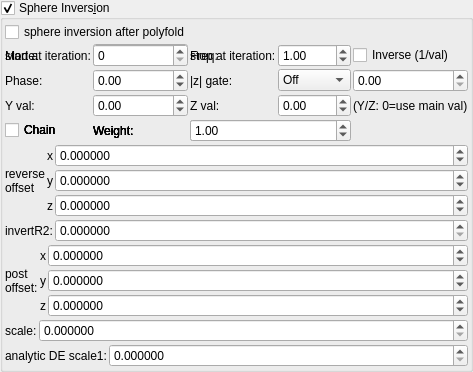
    <widget class="MyGroupBox" name="groupCheck_transf_sphere_inversion_enabled_false">
     <property name="title">
      <string>Sphere Invers&amp;ion</string>
     </property>
     <property name="checkable">
      <bool>true</bool>
     </property>
     <layout class="QVBoxLayout" name="verticalLayout_9" stretch="0,0,0,0,0,0,0">
      <property name="spacing">
       <number>2</number>
      </property>
      <property name="leftMargin">
       <number>2</number>
      </property>
      <property name="topMargin">
       <number>2</number>
      </property>
      <property name="rightMargin">
       <number>2</number>
      </property>
      <property name="bottomMargin">
       <number>2</number>
      </property>
      <item>
       <widget class="MyCheckBox" name="checkBox_transf_function_enabledI_false">
        <property name="text">
         <string notr="true">sphere inversion after polyfold</string>
        </property>
       </widget>
      </item>
      <item>
       <layout class="QGridLayout" name="gridLayout_69">
        <property name="spacing">
         <number>2</number>
        </property>
        <item row="1" column="3">
         <widget class="MySpinBox" name="spinboxInt_transf_stop_iterations_D1">
          <property name="sizePolicy">
           <sizepolicy hsizetype="Minimum" vsizetype="Maximum">
            <horstretch>0</horstretch>
            <verstretch>0</verstretch>
           </sizepolicy>
          </property>
          <property name="maximum">
           <number>999</number>
          </property>
         </widget>
        </item>
      <item row="1" column="0">
       <widget class="QLabel"><property name="text"><string>Mode:</string></property></widget>
      </item>
      <item row="1" column="1">
       <widget class="MyComboBox" name="comboBox_transf_multiplier_value_mode_3">
        <item><property name="text"><string notr="true">Constant</string></property></item>
        <item><property name="text"><string notr="true">Sine</string></property></item>
        <item><property name="text"><string notr="true">Ramp</string></property></item>
        <item><property name="text"><string notr="true">Exponential</string></property></item>
        <item><property name="text"><string notr="true">Triangle</string></property></item>
        <item><property name="text"><string notr="true">Square</string></property></item>
        <item><property name="text"><string notr="true">Smoothstep</string></property></item>
        <item><property name="text"><string notr="true">Noise</string></property></item>
        <item><property name="text"><string notr="true">Ping-pong</string></property></item>
        <item><property name="text"><string notr="true">Stepped</string></property></item>
       </widget>
      </item>
      <item row="1" column="2">
       <widget class="QLabel"><property name="text"><string>Freq:</string></property></widget>
      </item>
      <item row="1" column="3">
       <widget class="MyDoubleSpinBox" name="spinbox_transf_multiplier_frequency_3">
        <property name="minimum"><double>0.01</double></property><property name="maximum"><double>100.0</double></property>
        <property name="singleStep"><double>0.1</double></property><property name="value"><double>1.0</double></property>
       </widget>
      </item>
      <item row="1" column="4" colspan="2">
       <widget class="MyCheckBox" name="checkBox_transf_multiplier_inverse_3">
        <property name="text"><string>Inverse (1/val)</string></property>
       </widget>
      </item>
      <item row="2" column="0">
       <widget class="QLabel"><property name="text"><string>Phase:</string></property></widget>
      </item>
      <item row="2" column="1">
       <widget class="MyDoubleSpinBox" name="spinbox_transf_multiplier_phase_3">
        <property name="minimum"><double>-10.0</double></property><property name="maximum"><double>10.0</double></property>
        <property name="singleStep"><double>0.1</double></property><property name="value"><double>0.0</double></property>
       </widget>
      </item>
      <item row="2" column="2">
       <widget class="QLabel"><property name="text"><string>|z| gate:</string></property></widget>
      </item>
      <item row="2" column="3">
       <widget class="MyComboBox" name="comboBox_transf_multiplier_threshold_mode_3">
        <item><property name="text"><string notr="true">Off</string></property></item>
        <item><property name="text"><string notr="true">&gt; thresh</string></property></item>
        <item><property name="text"><string notr="true">&lt; thresh</string></property></item>
       </widget>
      </item>
      <item row="2" column="4" colspan="2">
       <widget class="MyDoubleSpinBox" name="spinbox_transf_multiplier_threshold_3">
        <property name="minimum"><double>0.0</double></property><property name="maximum"><double>1000.0</double></property>
        <property name="singleStep"><double>0.1</double></property><property name="value"><double>0.0</double></property>
       </widget>
      </item>
      <item row="3" column="0">
       <widget class="QLabel"><property name="text"><string>Y val:</string></property></widget>
      </item>
      <item row="3" column="1">
       <widget class="MyDoubleSpinBox" name="spinbox_transf_multiplier_scale_y_3">
        <property name="minimum"><double>-100.0</double></property><property name="maximum"><double>100.0</double></property>
        <property name="singleStep"><double>0.01</double></property><property name="value"><double>0.0</double></property>
       </widget>
      </item>
      <item row="3" column="2">
       <widget class="QLabel"><property name="text"><string>Z val:</string></property></widget>
      </item>
      <item row="3" column="3">
       <widget class="MyDoubleSpinBox" name="spinbox_transf_multiplier_scale_z_3">
        <property name="minimum"><double>-100.0</double></property><property name="maximum"><double>100.0</double></property>
        <property name="singleStep"><double>0.01</double></property><property name="value"><double>0.0</double></property>
       </widget>
      </item>
      <item row="3" column="4" colspan="2">
       <widget class="QLabel"><property name="text"><string notr="true">(Y/Z: 0=use main val)</string></property></widget>
      </item>
      <item row="4" column="0">
       <widget class="MyCheckBox" name="checkBox_transf_multiplier_chain_5">
        <property name="text"><string>Chain</string></property>
       </widget>
      </item>
      <item row="4" column="1">
       <widget class="QLabel"><property name="text"><string>Weight:</string></property></widget>
      </item>
      <item row="4" column="2" colspan="2">
       <widget class="MyDoubleSpinBox" name="spinbox_transf_multiplier_weight_5">
        <property name="minimum"><double>0.0</double></property><property name="maximum"><double>10.0</double></property>
        <property name="singleStep"><double>0.1</double></property><property name="value"><double>1.0</double></property>
       </widget>
      </item>
      <item row="4" column="0">
       <widget class="MyCheckBox" name="checkBox_transf_multiplier_chain_4">
        <property name="text"><string>Chain</string></property>
       </widget>
      </item>
      <item row="4" column="1">
       <widget class="QLabel"><property name="text"><string>Weight:</string></property></widget>
      </item>
      <item row="4" column="2" colspan="2">
       <widget class="MyDoubleSpinBox" name="spinbox_transf_multiplier_weight_4">
        <property name="minimum"><double>0.0</double></property><property name="maximum"><double>10.0</double></property>
        <property name="singleStep"><double>0.1</double></property><property name="value"><double>1.0</double></property>
       </widget>
      </item>
      <item row="4" column="0">
       <widget class="MyCheckBox" name="checkBox_transf_multiplier_chain_3">
        <property name="text"><string>Chain</string></property>
       </widget>
      </item>
      <item row="4" column="1">
       <widget class="QLabel"><property name="text"><string>Weight:</string></property></widget>
      </item>
      <item row="4" column="2" colspan="2">
       <widget class="MyDoubleSpinBox" name="spinbox_transf_multiplier_weight_3">
        <property name="minimum"><double>0.0</double></property><property name="maximum"><double>10.0</double></property>
        <property name="singleStep"><double>0.1</double></property><property name="value"><double>1.0</double></property>
       </widget>
      </item>
      <item row="4" column="0">
       <widget class="MyCheckBox" name="checkBox_transf_multiplier_chain_2">
        <property name="text"><string>Chain</string></property>
       </widget>
      </item>
      <item row="4" column="1">
       <widget class="QLabel"><property name="text"><string>Weight:</string></property></widget>
      </item>
      <item row="4" column="2" colspan="2">
       <widget class="MyDoubleSpinBox" name="spinbox_transf_multiplier_weight_2">
        <property name="minimum"><double>0.0</double></property><property name="maximum"><double>10.0</double></property>
        <property name="singleStep"><double>0.1</double></property><property name="value"><double>1.0</double></property>
       </widget>
      </item>
      <item row="4" column="0">
       <widget class="MyCheckBox" name="checkBox_transf_multiplier_chain_1">
        <property name="text"><string>Chain</string></property>
       </widget>
      </item>
      <item row="4" column="1">
       <widget class="QLabel"><property name="text"><string>Weight:</string></property></widget>
      </item>
      <item row="4" column="2" colspan="2">
       <widget class="MyDoubleSpinBox" name="spinbox_transf_multiplier_weight_1">
        <property name="minimum"><double>0.0</double></property><property name="maximum"><double>10.0</double></property>
        <property name="singleStep"><double>0.1</double></property><property name="value"><double>1.0</double></property>
       </widget>
      </item>
        <item row="1" column="1">
         <widget class="MySpinBox" name="spinboxInt_transf_start_iterations_D">
          <property name="sizePolicy">
           <sizepolicy hsizetype="Minimum" vsizetype="Maximum">
            <horstretch>0</horstretch>
            <verstretch>0</verstretch>
           </sizepolicy>
          </property>
          <property name="maximum">
           <number>999</number>
          </property>
         </widget>
        </item>
        <item row="1" column="0">
         <widget class="QLabel" name="label_260">
          <property name="text">
           <string>start at iteration:</string>
          </property>
         </widget>
        </item>
        <item row="1" column="2">
         <widget class="QLabel" name="label_268">
          <property name="text">
           <string>stop at iteration:</string>
          </property>
         </widget>
        </item>
       </layout>
      </item>
      <item>
       <layout class="QGridLayout" name="gridLayout_40" columnstretch="0,0,1">
        <property name="spacing">
         <number>2</number>
        </property>
        <item row="1" column="1">
         <widget class="QLabel" name="label_144">
          <property name="text">
           <string notr="true">y</string>
          </property>
         </widget>
        </item>
        <item row="0" column="1">
         <widget class="QLabel" name="label_146">
          <property name="text">
           <string notr="true">x</string>
          </property>
         </widget>
        </item>
        <item row="2" column="1">
         <widget class="QLabel" name="label_148">
          <property name="text">
           <string notr="true">z</string>
          </property>
         </widget>
        </item>
        <item row="0" column="0" rowspan="3">
         <widget class="QLabel" name="label_282">
          <property name="text">
           <string>reverse
offset</string>
          </property>
         </widget>
        </item>
        <item row="0" column="2">
         <widget class="MyDoubleSpinBox" name="spinbox3_transf_offset_000_x">
          <property name="sizePolicy">
           <sizepolicy hsizetype="Minimum" vsizetype="Maximum">
            <horstretch>0</horstretch>
            <verstretch>0</verstretch>
           </sizepolicy>
          </property>
          <property name="font">
           <font>
            <weight>50</weight>
            <bold>false</bold>
           </font>
          </property>
          <property name="prefix">
           <string/>
          </property>
          <property name="suffix">
           <string/>
          </property>
          <property name="decimals">
           <number>6</number>
          </property>
          <property name="minimum">
           <double>-99.989999999999995</double>
          </property>
          <property name="maximum">
           <double>99.989999999999995</double>
          </property>
          <property name="singleStep">
           <double>0.100000000000000</double>
          </property>
         </widget>
        </item>
        <item row="1" column="2">
         <widget class="MyDoubleSpinBox" name="spinbox3_transf_offset_000_y">
          <property name="sizePolicy">
           <sizepolicy hsizetype="Minimum" vsizetype="Maximum">
            <horstretch>0</horstretch>
            <verstretch>0</verstretch>
           </sizepolicy>
          </property>
          <property name="font">
           <font>
            <weight>50</weight>
            <bold>false</bold>
           </font>
          </property>
          <property name="prefix">
           <string/>
          </property>
          <property name="suffix">
           <string/>
          </property>
          <property name="decimals">
           <number>6</number>
          </property>
          <property name="minimum">
           <double>-99.989999999999995</double>
          </property>
          <property name="maximum">
           <double>99.989999999999995</double>
          </property>
          <property name="singleStep">
           <double>0.100000000000000</double>
          </property>
         </widget>
        </item>
        <item row="2" column="2">
         <widget class="MyDoubleSpinBox" name="spinbox3_transf_offset_000_z">
          <property name="sizePolicy">
           <sizepolicy hsizetype="Minimum" vsizetype="Maximum">
            <horstretch>0</horstretch>
            <verstretch>0</verstretch>
           </sizepolicy>
          </property>
          <property name="font">
           <font>
            <weight>50</weight>
            <bold>false</bold>
           </font>
          </property>
          <property name="prefix">
           <string/>
          </property>
          <property name="suffix">
           <string/>
          </property>
          <property name="decimals">
           <number>6</number>
          </property>
          <property name="minimum">
           <double>-99.989999999999995</double>
          </property>
          <property name="maximum">
           <double>99.989999999999995</double>
          </property>
          <property name="singleStep">
           <double>0.100000000000000</double>
          </property>
         </widget>
        </item>
       </layout>
      </item>
      <item>
       <layout class="QGridLayout" name="gridLayout_7" columnstretch="0,1">
        <item row="1" column="1">
         <widget class="MyDoubleSpinBox" name="spinbox_transf_maxR2_1">
          <property name="sizePolicy">
           <sizepolicy hsizetype="Minimum" vsizetype="Maximum">
            <horstretch>0</horstretch>
            <verstretch>0</verstretch>
           </sizepolicy>
          </property>
          <property name="prefix">
           <string/>
          </property>
          <property name="suffix">
           <string/>
          </property>
          <property name="decimals">
           <number>6</number>
          </property>
          <property name="minimum">
           <double>0.000000000000000</double>
          </property>
          <property name="maximum">
           <double>99.989999999999995</double>
          </property>
          <property name="singleStep">
           <double>0.100000000000000</double>
          </property>
         </widget>
        </item>
        <item row="1" column="0">
         <widget class="QLabel" name="label_22">
          <property name="text">
           <string>invertR2:</string>
          </property>
         </widget>
        </item>
       </layout>
      </item>
      <item>
       <layout class="QGridLayout" name="gridLayout_34" columnstretch="0,0,1">
        <property name="spacing">
         <number>2</number>
        </property>
        <item row="1" column="1">
         <widget class="QLabel" name="label_122">
          <property name="text">
           <string notr="true">y</string>
          </property>
         </widget>
        </item>
        <item row="0" column="2">
         <widget class="MyDoubleSpinBox" name="spinbox3_transf_addition_constant_x">
          <property name="sizePolicy">
           <sizepolicy hsizetype="Minimum" vsizetype="Maximum">
            <horstretch>0</horstretch>
            <verstretch>0</verstretch>
           </sizepolicy>
          </property>
          <property name="prefix">
           <string/>
          </property>
          <property name="suffix">
           <string/>
          </property>
          <property name="decimals">
           <number>6</number>
          </property>
          <property name="minimum">
           <double>-99.989999999999995</double>
          </property>
          <property name="maximum">
           <double>99.989999999999995</double>
          </property>
          <property name="singleStep">
           <double>0.100000000000000</double>
          </property>
         </widget>
        </item>
        <item row="1" column="2">
         <widget class="MyDoubleSpinBox" name="spinbox3_transf_addition_constant_y">
          <property name="sizePolicy">
           <sizepolicy hsizetype="Minimum" vsizetype="Maximum">
            <horstretch>0</horstretch>
            <verstretch>0</verstretch>
           </sizepolicy>
          </property>
          <property name="prefix">
           <string/>
          </property>
          <property name="suffix">
           <string/>
          </property>
          <property name="decimals">
           <number>6</number>
          </property>
          <property name="minimum">
           <double>-99.989999999999995</double>
          </property>
          <property name="maximum">
           <double>99.989999999999995</double>
          </property>
          <property name="singleStep">
           <double>0.100000000000000</double>
          </property>
         </widget>
        </item>
        <item row="2" column="2">
         <widget class="MyDoubleSpinBox" name="spinbox3_transf_addition_constant_z">
          <property name="sizePolicy">
           <sizepolicy hsizetype="Minimum" vsizetype="Maximum">
            <horstretch>0</horstretch>
            <verstretch>0</verstretch>
           </sizepolicy>
          </property>
          <property name="prefix">
           <string/>
          </property>
          <property name="suffix">
           <string/>
          </property>
          <property name="decimals">
           <number>6</number>
          </property>
          <property name="minimum">
           <double>-99.989999999999995</double>
          </property>
          <property name="maximum">
           <double>99.989999999999995</double>
          </property>
          <property name="singleStep">
           <double>0.100000000000000</double>
          </property>
         </widget>
        </item>
        <item row="2" column="1">
         <widget class="QLabel" name="label_127">
          <property name="text">
           <string notr="true">z</string>
          </property>
         </widget>
        </item>
        <item row="0" column="0" rowspan="3">
         <widget class="QLabel" name="label_259">
          <property name="text">
           <string>post
offset:</string>
          </property>
         </widget>
        </item>
        <item row="0" column="1">
         <widget class="QLabel" name="label_121">
          <property name="text">
           <string notr="true">x</string>
          </property>
         </widget>
        </item>
       </layout>
      </item>
      <item>
       <layout class="QGridLayout" name="gridLayout_8" columnstretch="0,1">
        <item row="1" column="1">
         <widget class="MyDoubleSpinBox" name="spinbox_transf_scaleA_1">
          <property name="sizePolicy">
           <sizepolicy hsizetype="Minimum" vsizetype="Maximum">
            <horstretch>0</horstretch>
            <verstretch>0</verstretch>
           </sizepolicy>
          </property>
          <property name="prefix">
           <string/>
          </property>
          <property name="suffix">
           <string/>
          </property>
          <property name="decimals">
           <number>6</number>
          </property>
          <property name="minimum">
           <double>0.000000000000000</double>
          </property>
          <property name="maximum">
           <double>99.989999999999995</double>
          </property>
          <property name="singleStep">
           <double>0.100000000000000</double>
          </property>
         </widget>
        </item>
        <item row="1" column="0">
         <widget class="QLabel" name="label_23">
          <property name="text">
           <string>scale:</string>
          </property>
         </widget>
        </item>
       </layout>
      </item>
      <item>
       <layout class="QGridLayout" name="gridLayout_10" columnstretch="0,1">
        <item row="1" column="1">
         <widget class="MyDoubleSpinBox" name="spinbox_analyticDE_scale_1">
          <property name="sizePolicy">
           <sizepolicy hsizetype="Minimum" vsizetype="Maximum">
            <horstretch>0</horstretch>
            <verstretch>0</verstretch>
           </sizepolicy>
          </property>
          <property name="prefix">
           <string/>
          </property>
          <property name="suffix">
           <string/>
          </property>
          <property name="decimals">
           <number>6</number>
          </property>
          <property name="minimum">
           <double>0.000000000000000</double>
          </property>
          <property name="maximum">
           <double>99.989999999999995</double>
          </property>
          <property name="singleStep">
           <double>0.100000000000000</double>
          </property>
         </widget>
        </item>
        <item row="1" column="0">
         <widget class="QLabel" name="label_25">
          <property name="text">
           <string>analytic DE scale1:</string>
          </property>
         </widget>
        </item>
       </layout>
      </item>
     </layout>
    </widget>
